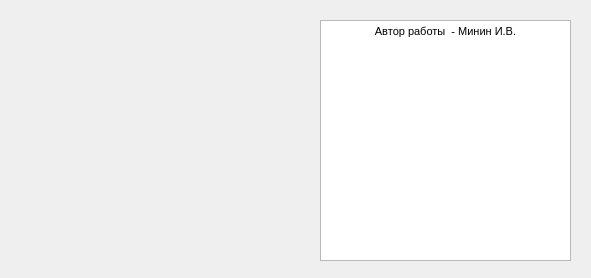
<?xml version="1.0" encoding="UTF-8"?>
<ui version="4.0">
 <class>Autor</class>
 <widget class="QDialog" name="Autor">
  <property name="geometry">
   <rect>
    <x>0</x>
    <y>0</y>
    <width>591</width>
    <height>278</height>
   </rect>
  </property>
  <property name="windowTitle">
   <string>Dialog</string>
  </property>
  <property name="windowIcon">
   <iconset>
    <normaloff>../../Desktop/ООП/Новая папка/2134.png</normaloff>../../Desktop/ООП/Новая папка/2134.png</iconset>
  </property>
  <widget class="QLabel" name="label">
   <property name="geometry">
    <rect>
     <x>10</x>
     <y>20</y>
     <width>261</width>
     <height>231</height>
    </rect>
   </property>
   <property name="text">
    <string/>
   </property>
  </widget>
  <widget class="QTextEdit" name="textEdit">
   <property name="geometry">
    <rect>
     <x>320</x>
     <y>20</y>
     <width>251</width>
     <height>241</height>
    </rect>
   </property>
   <property name="html">
    <string>&lt;!DOCTYPE HTML PUBLIC &quot;-//W3C//DTD HTML 4.0//EN&quot; &quot;http://www.w3.org/TR/REC-html40/strict.dtd&quot;&gt;
&lt;html&gt;&lt;head&gt;&lt;meta name=&quot;qrichtext&quot; content=&quot;1&quot; /&gt;&lt;style type=&quot;text/css&quot;&gt;
p, li { white-space: pre-wrap; }
&lt;/style&gt;&lt;/head&gt;&lt;body style=&quot; font-family:'MS Shell Dlg 2'; font-size:8pt; font-weight:400; font-style:normal;&quot;&gt;
&lt;p align=&quot;center&quot; style=&quot; margin-top:0px; margin-bottom:0px; margin-left:0px; margin-right:0px; -qt-block-indent:0; text-indent:0px;&quot;&gt;Автор работы  - Минин И.В.&lt;/p&gt;&lt;/body&gt;&lt;/html&gt;</string>
   </property>
  </widget>
 </widget>
 <resources/>
 <connections/>
</ui>
